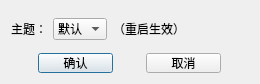
<?xml version="1.0" encoding="UTF-8"?>
<ui version="4.0">
 <class>Dialog</class>
 <widget class="QDialog" name="Dialog">
  <property name="geometry">
   <rect>
    <x>0</x>
    <y>0</y>
    <width>260</width>
    <height>84</height>
   </rect>
  </property>
  <property name="windowTitle">
   <string>设置</string>
  </property>
  <layout class="QVBoxLayout" name="verticalLayout">
   <item>
    <layout class="QHBoxLayout" name="horizontalLayout_2">
     <item>
      <layout class="QHBoxLayout" name="horizontalLayout">
       <item>
        <widget class="QLabel" name="label">
         <property name="text">
          <string>主题：</string>
         </property>
        </widget>
       </item>
       <item>
        <widget class="QComboBox" name="themeBox">
         <item>
          <property name="text">
           <string>默认</string>
          </property>
         </item>
         <item>
          <property name="text">
           <string>黑色</string>
          </property>
         </item>
        </widget>
       </item>
       <item>
        <widget class="QLabel" name="label_2">
         <property name="text">
          <string>（重启生效）</string>
         </property>
        </widget>
       </item>
      </layout>
     </item>
     <item>
      <spacer name="horizontalSpacer">
       <property name="orientation">
        <enum>Qt::Horizontal</enum>
       </property>
       <property name="sizeHint" stdset="0">
        <size>
         <width>40</width>
         <height>20</height>
        </size>
       </property>
      </spacer>
     </item>
    </layout>
   </item>
   <item>
    <layout class="QHBoxLayout" name="horizontalLayout_3">
     <item>
      <widget class="QPushButton" name="okBtn">
       <property name="maximumSize">
        <size>
         <width>75</width>
         <height>20</height>
        </size>
       </property>
       <property name="text">
        <string>确认</string>
       </property>
      </widget>
     </item>
     <item>
      <widget class="QPushButton" name="cancelBtn">
       <property name="maximumSize">
        <size>
         <width>75</width>
         <height>20</height>
        </size>
       </property>
       <property name="text">
        <string>取消</string>
       </property>
      </widget>
     </item>
    </layout>
   </item>
  </layout>
 </widget>
 <resources/>
 <connections/>
</ui>
